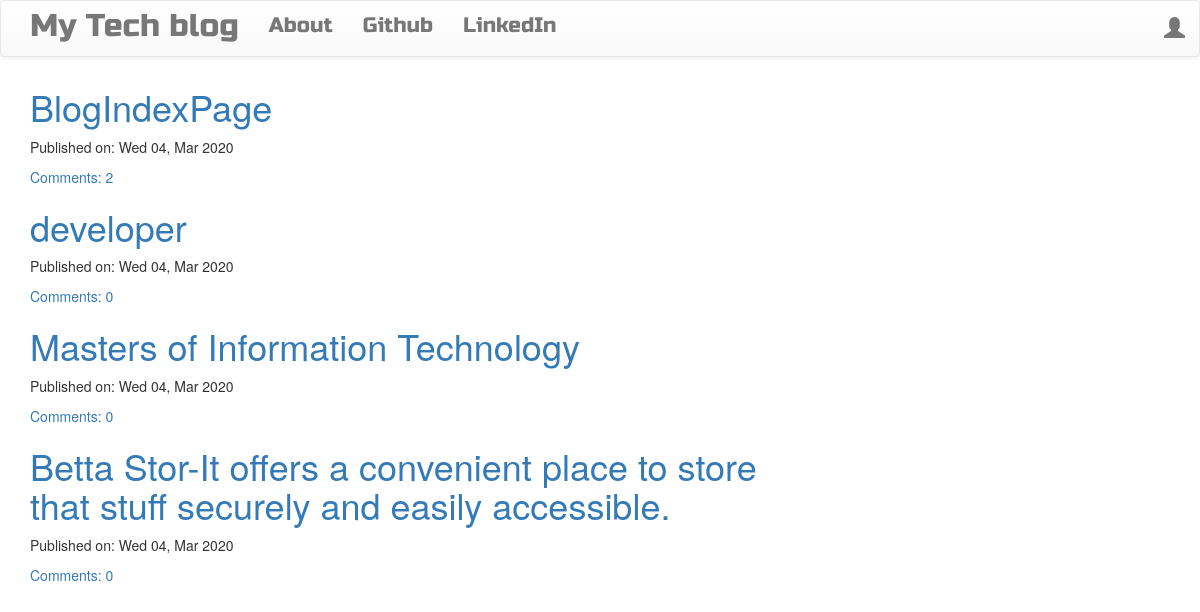
The page / on the database its author committed.
### mysite/blog/models.py (models this page shows, shortened)
class Post(models.Model):
    author = models.ForeignKey('auth.User',
                                on_delete=models.CASCADE,
                            )
    title = models.CharField(max_length=200)
    text = models.TextField()
    created_date = models.DateTimeField(default=timezone.now)
    published_date = models.DateTimeField(blank=True, null=True)
    def approve_comments(self):
        return self.comments.filter(approved_comment=True)

### mysite/blog/views.py (the view)
# urls.py: url(r'^$',views.PostListView.as_view(),name='post_list'),
class PostListView(ListView):
    model = Post
    def get_queryset(self):
        return Post.objects.filter(published_date__lte=timezone.now()).order_by('-published_date')

### mysite/blog/templates/blog/post_list.html
{% extends "blog/base.html" %}
{% block content %}
<div class="centerstage">
    {% for post in post_list %}
        <div class="post">
            <h1><a href="{% url 'post_detail' pk=post.pk  %}">{{ post.title }}</a></h1>
            <div class="date">
                <p>Published on: {{ post.published_date|date:"D d, M Y" }} </p>
            </div>
            <a href="{% url 'post_detail' pk=post.pk %}">Comments: {{ post.approve_comments.count }}</a>
        </div>
    {% endfor %}
</div>
{% endblock %}

### mysite/blog/templates/blog/base.html (shortened to what this page needs)
<!DOCTYPE html>
{% load staticfiles %}
<html>
    <head>
        <link rel="stylesheet" href="https://maxcdn.bootstrapcdn.com/bootstrap/3.3.7/css/bootstrap.min.css">
        <link rel="stylesheet" href="https://maxcdn.bootstrapcdn.com/bootstrap/3.3.7/css/bootstrap-theme.min.css">
        <link rel="stylesheet" href="//cdn.jsdelivr.net/medium-editor/latest/css/medium-editor.min.css" type="text/css" media="screen" charset="utf-8">
        <link rel="stylesheet" href="{% static 'css/blog.css' %}">
<body class='loader'>
  <nav class="navbar navbar-default techfont custom-navbar">
    <div class="container">
      <ul class="nav navbar-nav">
        <li><a class='navbar-brand bigbrand' href="{% url 'post_list' %}">My Tech blog</a></li>
        <li><a href="{% url 'about'%}">About</a></li>
        <li><a href="https://www.github.com">Github</a></li>
        <li><a href="https://www.linkedin.com">LinkedIn</a></li>
      </ul>
      <ul class="nav navbar-nav navbar-right">
        {% if user.is_authenticated %}
        <li>
          <a href="{% url 'post_new' %}" >New Post</a>
        </li>
        <li>
          <a href="{% url 'post_draft_list' %}">Drafts</a>
        </li>
        <li>
          <a href="{% url 'logout' %}" >Log out</a>
        </li>
        <li>
          <a >Welcome: {{ user.username }}</a>
        </li>
          {% else %}
          <li><a class='nav navbar-right' href="{% url 'login' %}" ><span class="glyphicon glyphicon-user"></span></a></li>
        {% endif %}
      </ul>
  </div>
</nav>
        <div class="content container">
            <div class="row">
                <div class="col-md-8">
                  <div class="blog_posts">
                    {% block content %}
                    {% endblock %}
                  </div>
                </div>
            </div>
        </div>
</body>
</html>

### mysite/blog/static/css/blog.css (style rules this page uses)
.techfont { font-family: 'Russo One', sans-serif; font-size: 1.5em; margin-bottom: 10px; }
.centerstage { margin-left: auto; margin-right: auto; }
.bigbrand { font-size: 1.5em; }
.loader { filter:hue-rotate(0deg); color: linear-gradient(45deg,#0f8,#08f); animation:hue 5000ms infinite linear; }

### rows shown on the page
Post: title "BlogIndexPage", published_date "Wed 04, Mar 2020", approve_comments.count "2"
Post: title "developer", published_date "Wed 04, Mar 2020", approve_comments.count "0"
Post: title "Masters of Information Technology", published_date "Wed 04, Mar 2020", approve_comments.count "0"
Post: title "Betta Stor-It offers a convenient place to store that stuff securely and easily accessible.", published_date "Wed 04, Mar 2020", approve_comments.count "0"
